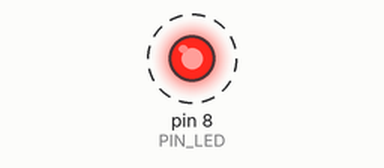
This sketch was run on a simulated Arduino Uno, built with avr-gcc and run on an emulated ATmega328P. Parts: output pins drawn as LEDs (lit = HIGH). Dashed ring = blinking. What the sketch prints to the serial monitor is not drawn.

Above: at 0.2 s.
Timing chart, 0 to 3.0 s (numbered marks = the images above):
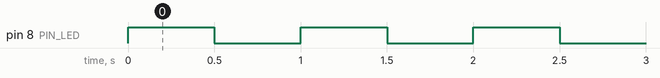

Measured:
- by itself, pin 8 (PIN_LED): alternates HIGH for 0.50 s and LOW for 0.50 s

The sketch:

sketch.ino
```cpp
/*
 * PROYECTO GUIADO 1 — Blink (Hola Mundo del microcontrolador)
 * Placa: Arduino UNO (simulada en Wokwi)
 * Enciende y apaga un LED externo cada 500 ms y reporta el
 * estado por el monitor serial.
 */

const int PIN_LED = 8;   // LED externo con resistencia de 220 ohms

void setup() {
  Serial.begin(9600);
  pinMode(PIN_LED, OUTPUT);
  Serial.println("Proyecto guiado 1: Blink");
}

void loop() {
  digitalWrite(PIN_LED, HIGH);   // enciende el LED
  Serial.println("LED: ENCENDIDO");
  delay(500);
  digitalWrite(PIN_LED, LOW);    // apaga el LED
  Serial.println("LED: APAGADO");
  delay(500);
}
```
